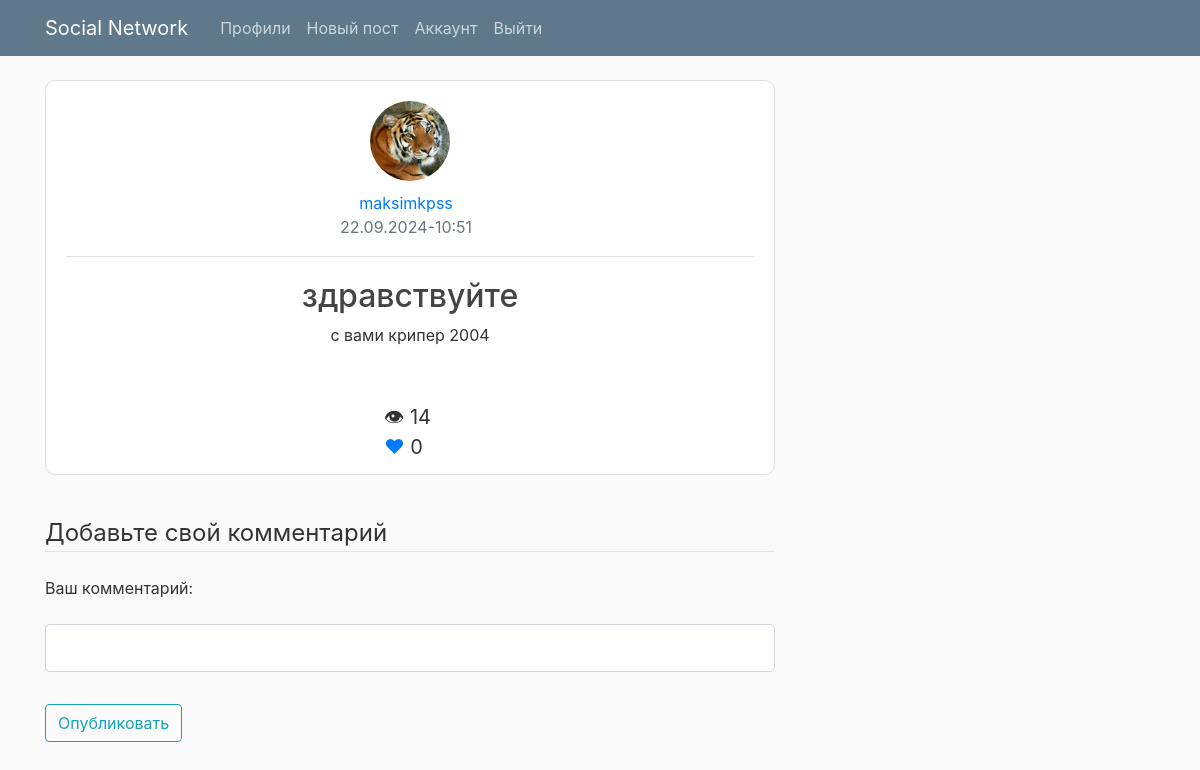
The app's page /post/1 (signed in) with its own data.
### flaskblog/models.py (models this page shows, shortened)
class User(db.Model, UserMixin):
    id = db.Column(db.Integer, primary_key=True)
    username = db.Column(db.String(20), unique=True, nullable=False)
    email = db.Column(db.String(120), unique=True, nullable=False)
    image_file = db.Column(db.String(20), nullable=False, default='default.jpg')
    password = db.Column(db.String(60), nullable=False)
    posts = db.relationship('Post', backref='author', lazy=True)
    last_seen = db.Column(db.DateTime)
    user_status = db.Column(db.String(40), nullable=True, default="Лучший пользователь проекта")
    liked = db.relationship(
        'PostLike',
        foreign_keys='PostLike.user_id',
        backref='user', lazy='dynamic')
    def has_liked_post(self, post):
        return PostLike.query.filter(
            PostLike.user_id == self.id,
            PostLike.post_id == post.id).count() > 0

class Post(db.Model):
    id = db.Column(db.Integer, primary_key=True)
    title = db.Column(db.String(100), nullable=False)
    content = db.Column(db.Text, nullable=False)
    image_post = db.Column(db.String(30), nullable=False, default='default.jpg')
    views = db.Column(db.Integer, default=0)
    likes = db.relationship('PostLike', backref='post', lazy='dynamic')
    user_id = db.Column(db.Integer, db.ForeignKey('user.id'), nullable=False)
    comments = db.relationship('Comment', backref='comment_post', lazy=True, cascade='all, delete-orphan')
    date_posted = db.Column(db.DateTime, nullable=False, default=datetime.now)

### flaskblog/routes.py (the view, shortened to what this page needs)
@app.route("/post/<int:post_id>", methods=['GET', 'POST'])
def post(post_id):
    post = Post.query.get_or_404(post_id)
    comment = Comment.query.filter_by(post_id=post.id).order_by(db.desc(Comment.date_comment)).all()
    post.views += 1
    db.session.commit()
    commentform = AddCommentForm()
    image_file = url_for('static',
                         filename=f'profile_pics/' + post.author.username + '/post_images/' + post.image_post)
    return render_template('post.html', title=post.title, post=post, post_id=post.id, commentform=commentform, comment=comment, image_file=image_file)

### flaskblog/forms.py
class AddCommentForm(FlaskForm):
    body = StringField('Ваш комментарий: ', validators=[InputRequired()])
    submit = SubmitField('Опубликовать')

### flaskblog/models.py (called while the page is built)
@login_manager.user_loader
def load_user(user_id):
    return User.query.get(int(user_id))

### flaskblog/templates/post.html (shortened to what this page needs)
{% extends "layout.html" %}
{% block content %}
  <article class="media content-section">
    <div class="media-body" style="justify-content: center; text-align: center;">
      <img class="rounded-circle account-img" src="{{ url_for('static', filename='profile_pics/' + post.author.username + '/account_img/' + post.author.image_file) }}" style="width: 80px; height: 80px;">
      <div class="article-metadata">
        <a class="mr-2" href="{{ url_for('user_posts', username=post.author.username) }}">{{ post.author.username }}</a>
        <p class="text-muted mr-2">{{ post.date_posted.strftime("%d.%m.%Y-%H:%M") }}</small>
      </div>
      <h2 class="article-title">{{ post.title }}</h2>
      <p class="article-content">{{ post.content }}</p>
      <div class="post_stat_side" style="justify-content: center; font-size: 20px; text-align: center; margin-top: 15px; margin-bottom: 10px; margin-right: 13px;">
        <div class="left_side_stat_post" style="margin-right: 12px;">&#128065; {{ post.views }}</div>
        {% if current_user.has_liked_post(post) %}
            <a href="{{ url_for('like_action', post_id=post.id, action='unlike') }}" class="right_side_stat_post">&#10084;</a>
            {% else %}
            <a href="{{ url_for('like_action', post_id=post.id, action='like')}}" class="right_side_stat_post">&#10084;</a>
            {% endif %}
            {{ post.likes.count() }}
      </div>
    </div>
  </article>
      <div class="content_comment">
      <form method="POST" action="{{ url_for('post', post_id=post.id) }}">
        <fieldset class="form-group">
          <legend class="border-bottom mb-4">Добавьте свой комментарий</legend>
          <div class="form-group">
            {{ commentform.body.label(class="form-control-label") }}
            {% if commentform.body.errors %}
              {{ commentform.body(class="form-control form-control-lg is-invalid") }}
              <div class="invalid-feedback">
                {% for error in commentform.body.errors %}
                  <span>{{ error }}</span>
                {% endfor %}
              </div>
            {% else %}
              {{ commentform.body(class="form-control form-control-lg") }}
            {% endif %}
          </div>
        </fieldset>
      </div>
        <div class="form-group">
          {{ commentform.submit(class="btn btn-outline-info") }}
        </div>
  </div>
{% endblock content %}

### flaskblog/static/main.css (style rules this page uses)
body { background: #fafafa; color: #333333; margin-top: 5rem; }
h1, h2, h3, h4, h5, h6 { color: #444444; }
.content-section { background: #ffffff; padding: 10px 20px 2px; border: 1px solid #dddddd; border-radius: 10px; margin-bottom: 40px; }
.article-title { color: #444444; }
.article-content { white-space: pre-line; }
.article-metadata { padding-bottom: 1px; margin-bottom: 20px; border-bottom: 1px solid #e3e3e3 }
.account-img { height: 125px; width: 125px; margin-bottom: 10px; margin-top: 10px; }
.left_side_stat_post { margin-left:20px; font-size: 20px; }
.right_side_stat_post { font-size: 20px; }

### records on screen
User: username+image_file (picture), author.username "maksimkpss"
Post: date_posted "22.09.2024-10:51", title "здравствуйте", content "с вами крипер 2004", views "14"

### other values on screen
{{ post.likes.count() }} "0"
{{ commentform.body.label(class="form-control-label") }} "Ваш комментарий:"
